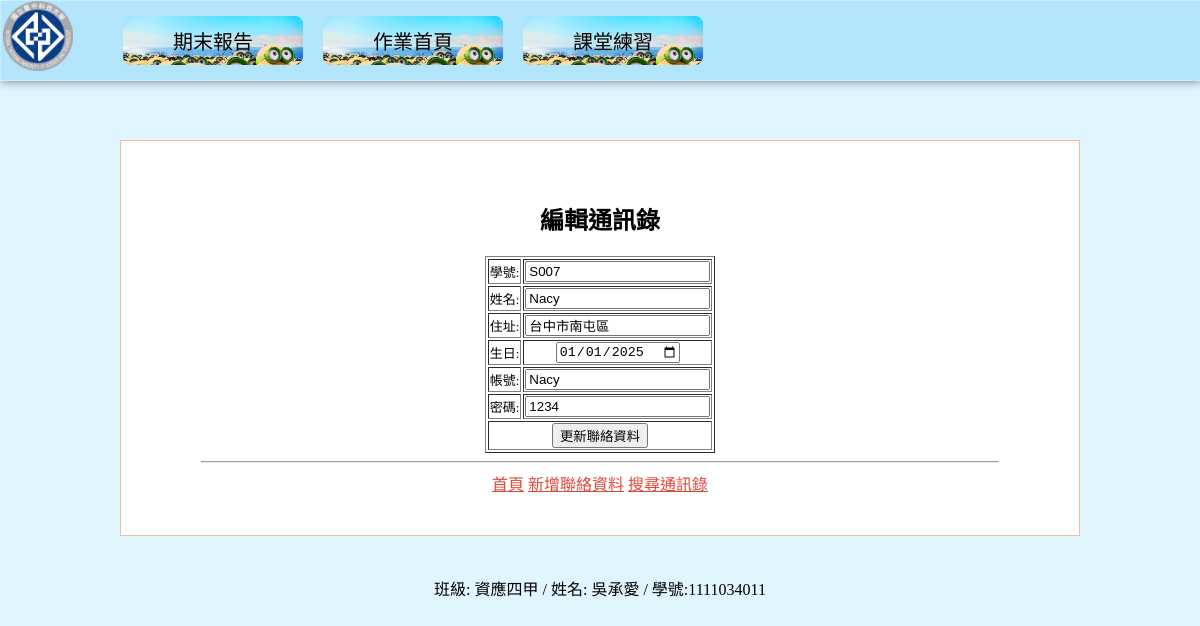
Screenshot of /edit.php?action=edit&id=S007 with the database file from the repository.
### tables this page shows
CREATE TABLE `students` (
  `sno` char(4) NOT NULL,
  `name` varchar(10) DEFAULT NULL,
  `address` varchar(255) DEFAULT NULL,
  `birthday` date DEFAULT NULL,
  `username` char(10) DEFAULT NULL,
  `password` char(10) DEFAULT NULL
);

### edit.php (the view, shortened to what this page needs)
<!DOCTYPE html>
<html lang="zh-TW">
<head>
    <link rel="stylesheet" href="css/navCSS.css" media="all">
    <link rel="stylesheet" href="css/indexCSS.css" media="all">
</head>
<body>
    <div id="wrap">
        <header id="header" class="clearheader">
        </header>
        <main id="contents">
            <h2>編輯通訊錄</h2>
            <?php
                $id = $_GET["id"];
                $action = $_GET["action"];
                require_once("DB_open.php");
                switch ($action){
                    case "edit":
                        $sql = "SELECT * FROM students WHERE sno='".$id."'";
                        $result = mysqli_query($link, $sql);
                        $row = mysqli_fetch_assoc($result);
                        $name = $row['name'];
                        $address = $row['address'];
                        $birthday = $row['birthday'];
                        $username = $row['username'];
                        $password = $row['password'];
            ?>
            <form action="edit.php?action=update&id=<?php echo $id ?>" method="post">
                <table border="1" style='margin: 0 auto'>
                <tr><td><font size="2">學號: </font></td>
                    <td><input type="text" name="id" size="20" maxlength="10" value="<?php echo $id?>"></td></tr>
                    <tr><td><font size="2">姓名: </font></td>
                    <td><input type="text" name="name" size="20" maxlength="10" value="<?php echo $name?>"></td></tr>
                    <tr><td><font size="2">住址: </font></td>
                    <td><input type="text" name="address" size="20" maxlength="20" value="<?php echo $address?>"></td></tr>
                    <tr><td><font size="2">生日: </font></td>
                    <td><input type="date" name="birthday" value="<?php echo $birthday?>"></td></tr>
                    <tr><td><font size="2">帳號: </font></td>
                    <td><input type="text" name="username" size="20" maxlength="10" value="<?php echo $username?>"></td></tr>
                    <tr><td><font size="2">密碼: </font></td>
                    <td><input type="text" name="password" size="20" maxlength="10" value="<?php echo $password?>"></td></tr>
                    <tr><td colspan="2" align="center"><input type="submit" value="更新聯絡資料"></td></tr>
                </table>
            </form>
            <hr/><a href="contacts.php">首頁</a>
            <a href="add.php">新增聯絡資料</a>
            <a href="search.php">搜尋通訊錄</a>
            <?php
                        break;
                }
            ?>
        </main>
        <footer id="footer">
        </footer>
</div>
</body>
</html>

### css/navCSS.css (style rules this page uses)
#logo { width:80px; margin-left: 2px; float:left; }
#logoimg { width: 70px; height: 70px; }
nav { float: left; margin: 15px 30px; text-align: center; }
.menu li { list-style-type: none; display: inline-block; width: 180px; margin: 0 10px; }
.menu a { display: block; padding: 10px; background: #6fbb9a; border-radius: 8px; color: #fff; text-decoration: none; }
a { color: #df4839; }
.menu { font-family: '標楷體'; font-size: 20px; }
.menu > li { float: left; }
.menu li { position: relative; padding: 0px; border: 0px; margin: 0px 10px; min-width: 140px; }
.menu a { display: block; padding: 10px 20px; border-radius: 8px; text-decoration: none; background-image: url(../img/btn1.jpg); background-size: cover; color: black; }

### css/indexCSS.css (style rules this page uses)
body { background-color: #E1F5FE; margin: 0px; padding:0px; padding-top: 100px; }
#header { position: fixed; left: 0; top: 0; background-color: #B3E5FC; width: 100%; box-shadow: 0 0 10px rgba(0, 0, 0, 0.5); border: 1px dotted #E1F5FE; z-index: 50; }
.clearheader::after { content: ""; display: block; clear: both; }
#contents { width: 798px; margin: 40px auto; padding: 40px 80px; border: 1px solid #f6bb9e; background-color: #fff; text-align: center; }
#footer { text-align: center; clear: both; }

### rows the page displays
students: name "Nacy", address "台中市南屯區", birthday "01/01/2025", username "Nacy", password "1234"
